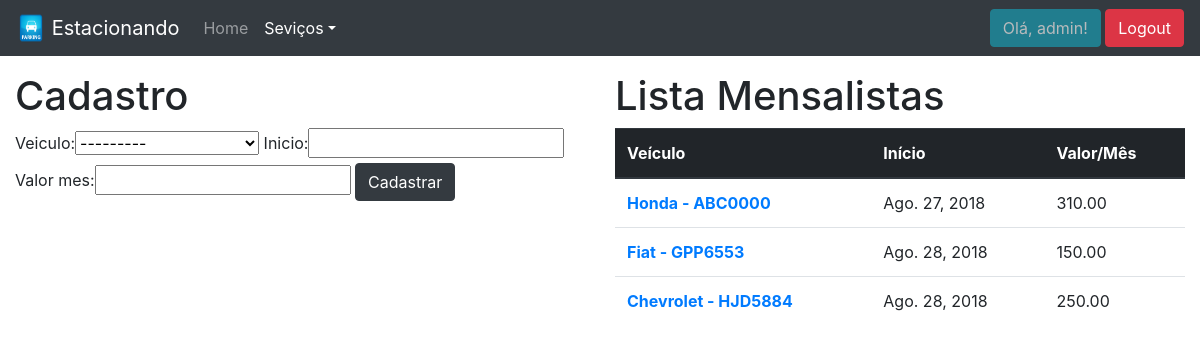
Screenshot of /sistema/mensalistas/ (signed in) with the database file from the repository.
### core/models.py (models this page shows, shortened)
class Mensalista(models.Model):
    veiculo = models.ForeignKey(Veiculo, on_delete=models.PROTECT)
    inicio = models.DateField()
    valor_mes = models.DecimalField(max_digits=6, decimal_places=2)

class Veiculo(models.Model):
    marca = models.ForeignKey(Marca, on_delete=models.PROTECT)
    placa = models.CharField(max_length=7)
    proprietario = models.ForeignKey(Pessoa, on_delete=models.PROTECT)
    cor = models.CharField(max_length=15)
    observacoes = models.TextField(blank=True, null=True)
    def __str__(self):
        return str(self.marca) + ' - ' + self.placa

class Marca(models.Model):
    nome = models.CharField(max_length=50)
    def __str__(self):
        return self.nome

### core/views.py (the view)
# urls.py: path('mensalistas/', lista_mensalistas, name='core_lista_mensalistas'),
@login_required
def lista_mensalistas(request):
    mensalistas = Mensalista.objects.all()
    form = MensalistaForm()
    dados = {'mensalistas' : mensalistas, 'form' : form}
    return render(request, 'core/lista_mensalistas.html', dados)

### core/form.py
class MensalistaForm(ModelForm):
    class Meta:
        model = Mensalista
        fields = '__all__'

### templates/core/lista_mensalistas.html (shortened to what this page needs)
{% extends 'core/base.html' %}
{% load static %}
{% load bootstrap %}
{% block menu %}
    <nav class="navbar fixed-top navbar-dark bg-dark navbar-expand-lg">
        <a class="navbar-brand" href="{% url 'website_home' %}">
            <img src="{% static 'img/CarParkingSign.png' %}" width="30" height="30" class="d-inline-block align-top" alt="">
            Estacionando
        </a>
        <div class="collapse navbar-collapse" id="navbarSupportedContent">
            <ul class="navbar-nav mr-auto">
                <li class="nav-item">
                    <a class="nav-link" href="{% url 'core_home' %}">Home</a>
                </li>
                <li class="nav-item dropdown active">
                    <a class="nav-link dropdown-toggle" href="#" id="navbarDropdown" role="button" data-toggle="dropdown" aria-haspopup="true" aria-expanded="false">Seviços</a>
                </li>
            </ul>
            <ul class="navbar-nav">
                {% if user.is_authenticated %}
                    <li class="nav-item">
                        <a class="btn btn-info disabled" href="">Olá, {{ user }}!</a>
                        <a class="btn btn-danger" href="{% url 'logout' %}">Logout</a>
                    </li>
                {% else %}
                    <li class="nav-item">
                        <a class="nav-link" href="{% url 'login' %}">Login</a>
                    </li>
                {% endif %}
            </ul>
        </div>
    </nav>
{% endblock %}
{% block main %}
    <div class="row">
        <div class="col-sm-6">
            <h1>Cadastro</h1>
            <form action="{% url 'core_novo_mensalista' %}" method="POST">
                {{ form|bootstrap }}
                <button type="submit" class="btn btn-dark">Cadastrar</button>
            </form>
        </div>
        <div class="col-sm-6">
            <h1>Lista Mensalistas</h1>
            <table class="table">
                <thead class="thead-dark">
                    <tr>
                        <th scope="col">Veículo</th>
                        <th scope="col">Início</th>
                        <th scope="col">Valor/Mês</th>
                    </tr>
                </thead>
                <tbody>
                    {% for mensalista in mensalistas %}
                        <tr>
                            <th scope="row"><a href="{% url 'core_update_mensalista' mensalista.id %}">{{ mensalista.veiculo }}</a></th>
                            <td>{{ mensalista.inicio }}</td>
                            <td>{{ mensalista.valor_mes }}</td>
                        </tr>
                    {% endfor %}
                </tbody>
            </table>
        </div>
    </div>
{% endblock %}

### templates/core/base.html (style rules this page uses)
body { padding-top: 4.5rem; }

### rows the page displays
Mensalista: veiculo "Honda - ABC0000", inicio "Ago. 27, 2018", valor_mes "310.00"
Mensalista: veiculo "Fiat - GPP6553", inicio "Ago. 28, 2018", valor_mes "150.00"
Mensalista: veiculo "Chevrolet - HJD5884", inicio "Ago. 28, 2018", valor_mes "250.00"

### other values shown
{{ user }} "admin"
